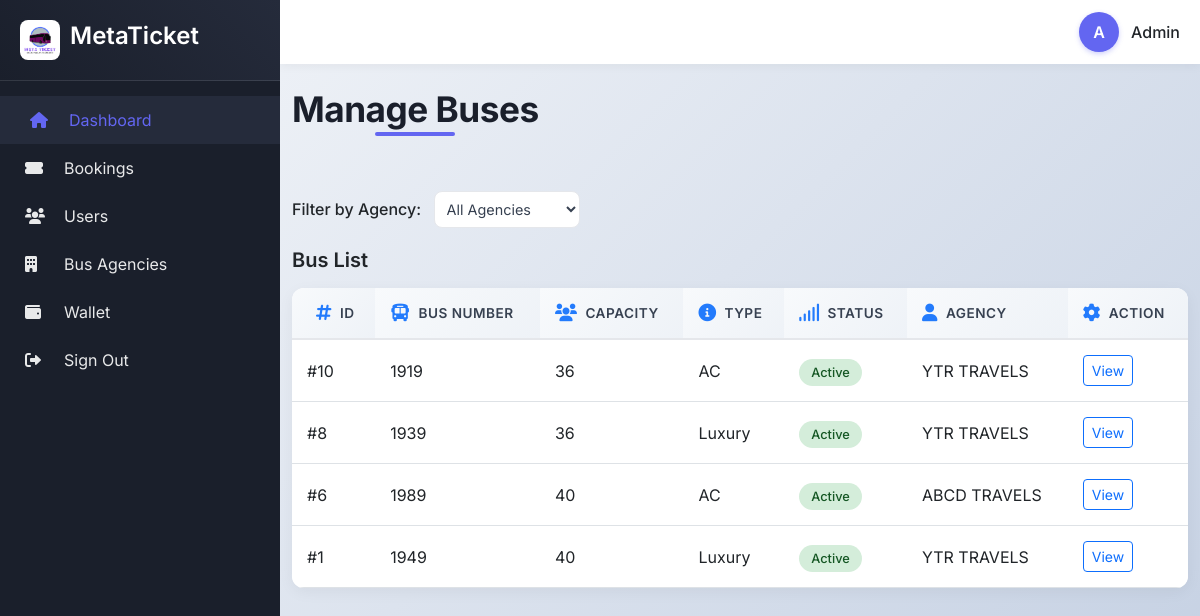
Page /admin_buses.php on the committed database.
### tables this page shows
CREATE TABLE `buses` (
  `id` int(11) NOT NULL,
  `bus_number` varchar(50) NOT NULL,
  `capacity` int(11) NOT NULL,
  `type` enum('Standard','Luxury','AC','Sleeper') NOT NULL,
  `status` enum('Active','Maintenance','Inactive') NOT NULL DEFAULT 'Active',
  `created_at` timestamp NOT NULL DEFAULT current_timestamp(),
  `updated_at` timestamp NOT NULL DEFAULT current_timestamp() ON UPDATE current_timestamp(),
  `username` varchar(255) NOT NULL DEFAULT 'default_user',
  `email` varchar(255) NOT NULL DEFAULT 'default@example.com'
);

### admin_buses.php (the view, shortened to what this page needs)
<!DOCTYPE html>
<html lang="en">
<head>
    <link href="https://cdn.jsdelivr.net/npm/bootstrap@5.3.0-alpha1/dist/css/bootstrap.min.css" rel="stylesheet">
    <link href="https://cdnjs.cloudflare.com/ajax/libs/font-awesome/6.0.0-beta3/css/all.min.css" rel="stylesheet">
</head>
<body>
    <?php
    $servername = "localhost";
    $username = "root";
    $password = "";
    $dbname = "ticket";
    $conn = new mysqli($servername, $username, $password, $dbname);
    $selected_agency = isset($_GET['agency']) ? $_GET['agency'] : '';
    $where_clause = $selected_agency ? "WHERE username = '" . $conn->real_escape_string($selected_agency) . "'" : '';
    ?>
    <aside class="sidebar" id="sidebar">
        <div class="sidebar-header">
            <div class="sidebar-logo">
                <img src="assets/images/logo.png" alt="MetaTicket Logo">
                <h2 style="font-size: 1.5rem; font-weight: 600;">MetaTicket</h2>
            </div>
        </div>
        <ul class="sidebar-menu">
            <li><a href="admin_home.php" class="sidebar-link active"><i class="fas fa-home"></i> Dashboard</a></li>
            <li><a href="admin_bookings.php" class="sidebar-link"><i class="fas fa-ticket-alt"></i> Bookings</a></li>
            <li><a href="manage_users.php" class="sidebar-link"><i class="fas fa-users"></i> Users</a></li>
            <li><a href="manage_agency.php" class="sidebar-link"><i class="fas fa-building"></i> Bus Agencies</a></li>
            <li><a href="admin_wallet.php" class="sidebar-link"><i class="fas fa-wallet"></i> Wallet</a></li>
            <li><a href="index.php" class="sidebar-link"><i class="fas fa-sign-out-alt"></i> Sign Out</a></li>
        </ul>
    </aside>
    <div class="main-content" id="main-content">
        <div class="topbar">
            <div class="user-profile ms-auto">
                <div class="user-avatar">A</div>
                <span class="d-none d-md-inline fw-medium">Admin</span>
            </div>
        </div>
        <div class="container-fluid py-4">
            <h1 class="page-title text-center">Manage Buses</h1>
            <div class="row g-4 mt-2">
                <div class="col-12">
                    <div class="filter-container">
                        <form method="GET" action="">
                            <label for="agency-filter" class="me-2 fw-medium">Filter by Agency:</label>
                            <select name="agency" id="agency-filter" onchange="this.form.submit()">
                                <option value="">All Agencies</option>
                            </select>
                        </form>
                    </div>
                    <h5 class="mb-3 fw-semibold">Bus List</h5>
                    <div class="buses-table">
                        <div class="buses-table-wrapper">
                            <table class="table">
                                <thead>
                                    <tr>
                                        <th scope="col" class="ps-4">
                                            <div class="d-flex align-items-center gap-2">
                                                <i class="fas fa-hashtag text-primary"></i>
                                                <span>ID</span>
                                            </div>
                                        </th>
                                        <th scope="col">
                                            <div class="d-flex align-items-center gap-2">
                                                <i class="fas fa-bus text-primary"></i>
                                                <span>Bus Number</span>
                                            </div>
                                        </th>
                                        <th scope="col">
                                            <div class="d-flex align-items-center gap-2">
                                                <i class="fas fa-users text-primary"></i>
                                                <span>Capacity</span>
                                            </div>
                                        </th>
                                        <th scope="col">
                                            <div class="d-flex align-items-center gap-2">
                                                <i class="fas fa-info-circle text-primary"></i>
                                                <span>Type</span>
                                            </div>
                                        </th>
                                        <th scope="col">
                                            <div class="d-flex align-items-center gap-2">
                                                <i class="fas fa-signal text-primary"></i>
                                                <span>Status</span>
                                            </div>
                                        </th>
                                        <th scope="col">
                                            <div class="d-flex align-items-center gap-2">
                                                <i class="fas fa-user text-primary"></i>
                                                <span>Agency</span>
                                            </div>
                                        </th>
                                        <th scope="col">
                                            <div class="d-flex align-items-center gap-2">
                                                <i class="fas fa-cog text-primary"></i>
                                                <span>Action</span>
                                            </div>
                                        </th>
                                    </tr>
                                </thead>
                                <tbody>
                                    <?php
                                    $sql = "SELECT * FROM buses $where_clause ORDER BY id DESC";
                                    $result = $conn->query($sql);
                                    if ($result->num_rows > 0) {
                                        while ($row = $result->fetch_assoc()) {
                                            $statusClass = $row["status"] === "Active" ? "status-active" : ($row["status"] === "Inactive" ? "status-inactive" : "status-maintenance");
                                            echo "<tr>
                                                <td>#{$row['id']}</td>
                                                <td>" . htmlspecialchars($row['bus_number']) . "</td>
                                                <td>" . htmlspecialchars($row['capacity']) . "</td>
                                                <td>" . htmlspecialchars($row['type']) . "</td>
                                                <td><span class='status-badge $statusClass'>" . htmlspecialchars($row['status']) . "</span></td>
                                                <td>" . htmlspecialchars($row['username']) . "</td>
                                                <td>
                                                    <button class='btn btn-sm btn-outline-primary view-bus'
                                                        data-bs-toggle='modal'
                                                        data-bs-target='#busModal'
                                                        data-id='{$row['id']}'
                                                        data-bus-number='" . htmlspecialchars($row['bus_number']) . "'
                                                        data-capacity='" . htmlspecialchars($row['capacity']) . "'
                                                        data-type='" . htmlspecialchars($row['type']) . "'
                                                        data-status='" . htmlspecialchars($row['status']) . "'
                                                        data-created-at='" . htmlspecialchars($row['created_at']) . "'
                                                        data-updated-at='" . htmlspecialchars($row['updated_at']) . "'
                                                        data-user-name='" . htmlspecialchars($row['username']) . "'
                                                        data-email='" . htmlspecialchars($row['email']) . "'>
                                                        View
                                                    </button>
                                                </td>
                                            </tr>";
                                        }
                                    } else {
                                        echo "<tr><td colspan='7' class='text-center py-4'>No buses found</td></tr>";
                                    }
                                    ?>
                                </tbody>
                            </table>
                        </div>
                    </div>
                </div>
            </div>
        </div>
    </div>
</body>
</html>

### admin_buses.php (style rules this page uses)
:root { --sidebar-width: 280px; --topbar-height: 64px; --primary-color: #1a1f2b; --secondary-color: #252b3b; --accent-color: #6366f1; --text-light: #ffffff; --card-bg: #ffffff; --transition-speed: 0.3s; }
* { margin: 0; padding: 0; box-sizing: border-box; }
body { font-family: 'Inter', sans-serif; background: linear-gradient(135deg, #f5f7fa 0%, #c3cfe2 100%); min-height: 100vh; overflow-x: hidden; }
.sidebar { position: fixed; width: var(--sidebar-width); height: 100vh; background: var(--primary-color); color: var(--text-light); transition: transform var(--transition-speed) ease; z-index: 1000; overflow-y: auto; }
.sidebar-header { padding: 20px; background: linear-gradient(45deg, var(--primary-color), var(--secondary-color)); border-bottom: 1px solid rgba(255, 255, 255, 0.1); }
.sidebar-logo { display: flex; align-items: center; gap: 10px; }
.sidebar-logo img { width: 40px; border-radius: 8px; transition: transform var(--transition-speed); }
.sidebar-menu { padding: 15px 0; list-style: none; }
.sidebar-link { display: flex; align-items: center; padding: 12px 25px; color: rgba(255, 255, 255, 0.9); text-decoration: none; transition: all var(--transition-speed); }
.sidebar-link:hover, .sidebar-link.active { background: var(--secondary-color); color: var(--accent-color); padding-left: 30px; }
.sidebar-link i { width: 24px; margin-right: 15px; }
.main-content { margin-left: var(--sidebar-width); transition: margin-left var(--transition-speed); min-height: 100vh; }
.topbar { background: var(--card-bg); height: var(--topbar-height); padding: 0 20px; display: flex; align-items: center; box-shadow: 0 2px 10px rgba(0, 0, 0, 0.05); position: sticky; top: 0; z-index: 999; }
.user-profile { display: flex; align-items: center; gap: 12px; }
.user-avatar { width: 40px; height: 40px; border-radius: 50%; background: var(--accent-color); display: flex; align-items: center; justify-content: center; color: white; font-weight: 600; box-shadow: 0 2px 5px rgba(99, 102, 241, 0.3); }
.buses-table { background: var(--card-bg); border-radius: 12px; overflow: hidden; box-shadow: 0 4px 15px rgba(0, 0, 0, 0.05); position: relative; }
.buses-table-wrapper { overflow-x: auto; -webkit-overflow-scrolling: touch; }
.buses-table table { width: 100%; margin-bottom: 0; min-width: 700px; }
.buses-table th { background: linear-gradient(135deg, #f8fafc 0%, #eef2f7 100%); padding: 15px; font-weight: 600; color: #374151; white-space: nowrap; border-bottom: 2px solid #e5e7eb; text-transform: uppercase; font-size: 0.85rem; letter-spacing: 0.5px; transition: background 0.3s ease; }
.buses-table th .d-flex { justify-content: flex-start; }
.buses-table th i { font-size: 1.1rem; opacity: 0.9; transition: transform 0.3s ease; }
.buses-table td { padding: 15px; vertical-align: middle; white-space: nowrap; }
.status-badge { padding: 6px 12px; border-radius: 20px; font-size: 0.8rem; font-weight: 500; }
.status-active { background-color: #d4edda; color: #155724; }
.filter-container { margin-bottom: 20px; }
.filter-container select { max-width: 200px; padding: 8px; border-radius: 8px; border: 1px solid #e5e7eb; background: #fff; font-size: 0.9rem; color: #374151; }
.page-title { font-weight: 700; color: var(--primary-color); margin-bottom: 1.8rem; font-size: 2.2rem; letter-spacing: -0.5px; position: relative; display: inline-block; }
.page-title:after { content: ''; position: absolute; bottom: -6px; left: 50%; transform: translateX(-50%); width: 80px; height: 4px; background: var(--accent-color); border-radius: 2px; }

### rows in the picture
buses: id "10", bus_number "1919", capacity "36", type "AC", status "Active", username "YTR TRAVELS"
buses: id "8", bus_number "1939", capacity "36", type "Luxury", status "Active", username "YTR TRAVELS"
buses: id "6", bus_number "1989", capacity "40", type "AC", status "Active", username "ABCD TRAVELS"
buses: id "1", bus_number "1949", capacity "40", type "Luxury", status "Active", username "YTR TRAVELS"
